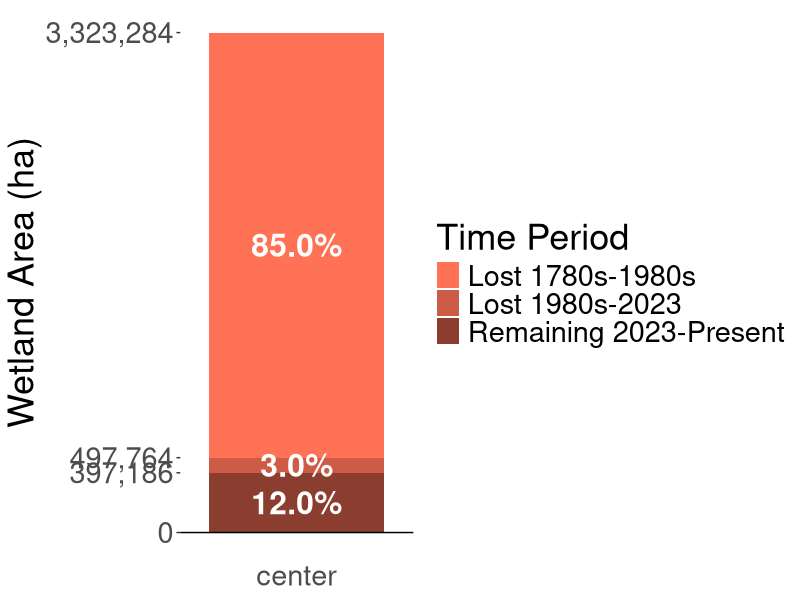
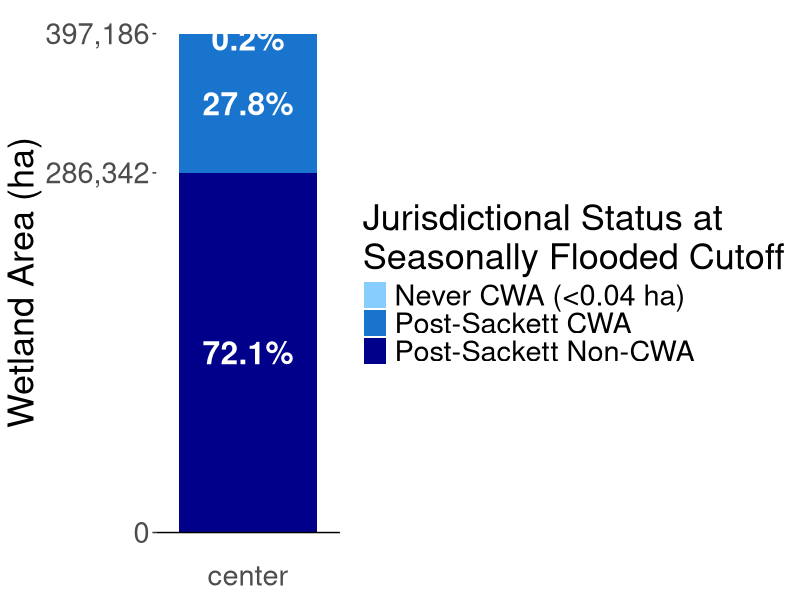
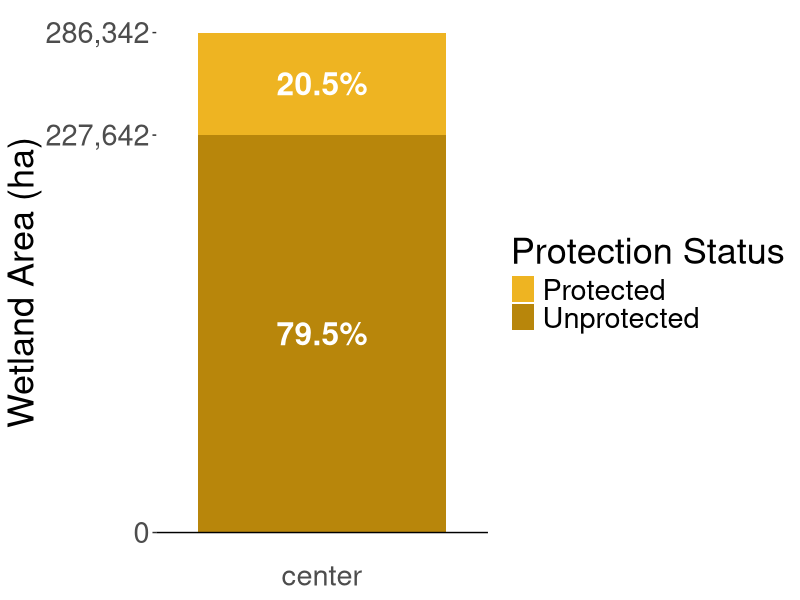
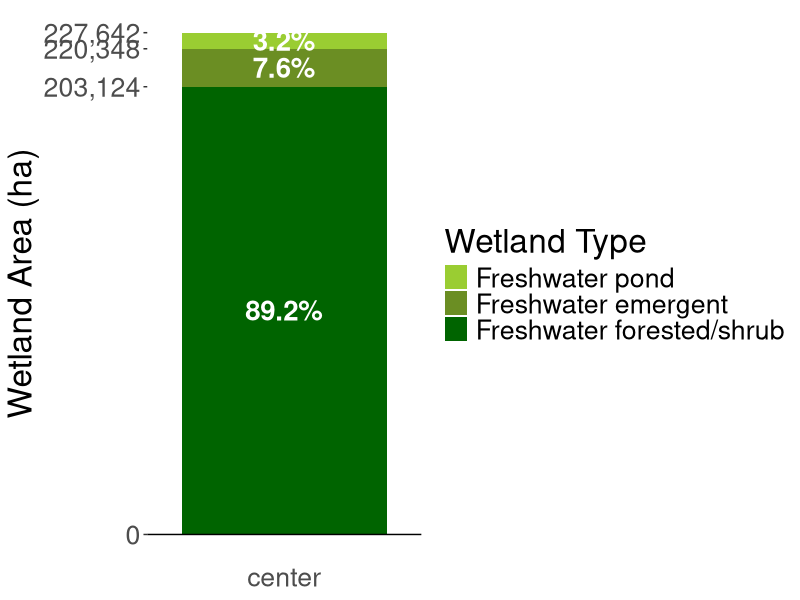
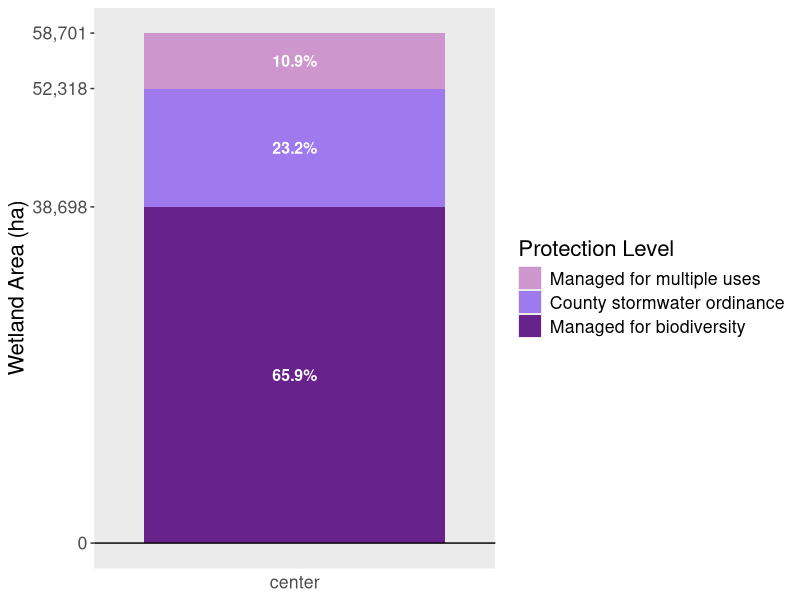

R code for these plots, in order:
setwd("C:/Users/Chels/OneDrive - University of Illinois - Urbana/Illinois Wetlands Risk Assessment/Public-Repo")

library(ggplot2)
library(patchwork)

# read in excel file
sum.area.df = read.csv("Figure8_AreaSummary.csv")

# remove extra rows
sum.area.df = data.frame(sum.area.df[1:3,])
colnames(sum.area.df) = rep(c("label","area"),6)

# make sep dataframes
hist.df = sum.area.df[1:3,3:4]; hist.df$group = "Historical loss"
cwa.df = sum.area.df[1:3,5:6]; cwa.df$group = "CWA coverage"
pro.df = sum.area.df[1:2,7:8]; pro.df$group = "Protection status"
veg.df = sum.area.df[1:3,9:10]; veg.df$group = "Unprotected vegetation types"
type.df = sum.area.df[1:3,11:12]; type.df$group = "Protection level"

# stack dataframe
df.stack = rbind(hist.df, cwa.df, pro.df, veg.df, type.df)

# for each group, calculate the percentage of the total
groups = c("Historical loss","CWA coverage","Protection status",
           "Unprotected vegetation types","Protection level")
n.g = length(groups)
df.stack$percent = rep(0, nrow(df.stack))
df.stack$area.pos = rep(0, nrow(df.stack))
for (i in 1:n.g) {
  grp.ind = which(df.stack$group == groups[i])
  grp.df = df.stack[grp.ind,]
  df.stack[grp.ind,"percent"] = grp.df$area/sum(grp.df$area)*100 
  n.a = nrow(grp.df)
  rev.area = cumsum(rev(grp.df$area))
  df.stack[grp.ind,"area.pos"] = rev(c(0,rev.area[1:(n.a-1)]) + 0.5*(rev.area-c(0,rev.area[1:(n.a-1)])))
}

# format percent
df.stack$percent.format = rep(0, nrow(df.stack))
for (i in 1:nrow(df.stack)) {
  df.stack$percent.format[i] = paste(sprintf("%.1f", df.stack$percent[i]),"%",sep="")
}
df.stack$x = rep("center", nrow(df.stack))

# historical loss
p.hist = ggplot(df.stack[which(df.stack$group == "Historical loss"),],
                 aes(x=x, y=area, fill=label)) +
                 geom_bar(position="stack",stat="identity") +
                 geom_text(aes(x=x, y=area.pos, label=percent.format), 
                           color="white", size=8, fontface="bold") +
                 labs(x="",y="Area ") + 
                 geom_hline(yintercept=0,color="black") +
                 scale_y_continuous(name="Wetland Area (ha)",
                                    labels=scales::comma,
                                    breaks=c(0,397186,497764,3323284),
                                    limits = c(0,3323284)) +
                 guides(fill=guide_legend(title="Time Period")) + 
                 theme(axis.ticks.x=element_blank(),
                       axis.title.x=element_blank(), 
                       text = element_text(size=26),
                       panel.grid = element_blank(),
                       panel.background = element_rect(fill = "white")) +
                 scale_fill_manual(values=c("coral1","coral3","coral4"))
ggsave("SummaryFigures/HistoricalLoss.png", plot = p.hist, 
       width=21.5, height=36, units="cm") 

cwa.labels = df.stack[which(df.stack$group == "CWA coverage"),"label"]
df.cwa = df.stack[which(df.stack$group == "CWA coverage"),]
df.cwa$area.pos[1] = df.cwa$area.pos[1]-3900
p.cwa=ggplot(df.cwa,
        aes(x=x, y=area, 
            fill=factor(label, level=cwa.labels))) +
        geom_bar(position="stack",stat="identity") +
        geom_text(aes(x=x, y=area.pos, label=percent.format), 
                  color="white", size=8, fontface="bold") +
        geom_hline(yintercept=0,color="black") +
        scale_y_continuous(name="Wetland Area (ha)",
                           labels=scales::comma,
                           breaks=c(0,286342,397186),
                           limits = c(0,398000)) +
        guides(fill=guide_legend(title="Jurisdictional Status at\nSeasonally Flooded Cutoff")) + 
        theme(axis.ticks.x=element_blank(),
              axis.title.x=element_blank(), 
              text = element_text(size=26),
              panel.grid = element_blank(),
              panel.background = element_rect(fill = "white")) +
        scale_fill_manual(values=c("skyblue1","dodgerblue3","blue4"))
ggsave("SummaryFigures/CWACoverage.png", plot = p.cwa, 
       width=22.75, height=36, units="cm") 

pro.labels = df.stack[which(df.stack$group == "Protection status"),"label"]
p.pro = ggplot(df.stack[which(df.stack$group == "Protection status"),],
              aes(x=x, y=area, 
                  fill=factor(label, level=pro.labels))) +
              geom_bar(position="stack",stat="identity") +
              geom_text(aes(x=x, y=area.pos, label=percent.format), 
                        color="white", size=8, fontface="bold") +
              geom_hline(yintercept=0,color="black") +
              scale_y_continuous(name="Wetland Area (ha)",
                                 labels=scales::comma,
                                 breaks=c(0,227642,286342),
                                 limits = c(0,286342)) +
              guides(fill=guide_legend(title="Protection Status")) + 
              theme(axis.ticks.x=element_blank(),
                    axis.title.x=element_blank(), 
                    text = element_text(size=26),
                    panel.grid = element_blank(),
                    panel.background = element_rect(fill = "white")) +
              scale_fill_manual(values=c("goldenrod2","darkgoldenrod"))
ggsave("SummaryFigures/ProtectionStatus.png", plot = p.pro, 
       width = 19.25, height = 36, units="cm") 

veg.labels = df.stack[which(df.stack$group == "Unprotected vegetation types"),"label"]
p.veg = ggplot(df.stack[which(df.stack$group == "Unprotected vegetation types"),],
               aes(x=x, y=area, 
                   fill=factor(label, level=veg.labels))) +
                geom_bar(position="stack",stat="identity") +
                geom_text(aes(x=x, y=area.pos, label=percent.format), 
                          color="white", size=7, fontface="bold") +
                geom_hline(yintercept=0,color="black") +
                scale_y_continuous(name="Wetland Area (ha)",
                                   labels=scales::comma,
                                   breaks=c(0,203124,220348,227642),
                                   limits = c(0,227642)) +
                guides(fill=guide_legend(title="Wetland Type")) + 
                theme(axis.ticks.x=element_blank(),
                      axis.title.x=element_blank(), 
                      text = element_text(size=24),
                      panel.grid = element_blank(),
                      panel.background = element_rect(fill = "white")) +
                scale_fill_manual(values=c("olivedrab3","olivedrab","darkgreen"))
ggsave("SummaryFigures/VegetationTypes.png", plot = p.veg, 
       width = 20, height = 30, units="cm")

lev.labels = df.stack[which(df.stack$group == "Protection level"),"label"]
p.lev = ggplot(df.stack[which(df.stack$group == "Protection level"),],
               aes(x=x, y=area, 
                   fill=factor(label, level=lev.labels))) +
                geom_bar(position="stack",stat="identity") +
                geom_text(aes(x=x, y=area.pos, label=percent.format), 
                          color="white", size=4, fontface="bold") +
                geom_hline(yintercept=0,color="black") +
                scale_y_continuous(name="Wetland Area (ha)",
                                   labels=scales::comma,
                                   breaks=c(0,38698,52318,58701),
                                   limits = c(0,58701)) +
                guides(fill=guide_legend(title="Protection Level")) + 
                theme(axis.ticks.x=element_blank(),
                      axis.title.x=element_blank(), 
                      text = element_text(size=16),
                      panel.grid = element_blank(),
                      panel.b.ackground = element_rect(fill = "white")) +
                scale_fill_manual(values=c("plum3","mediumpurple2","darkorchid4"))
ggsave("SummaryFigures/ProtectionLevels.png", plot = p.lev, 
       width = 14, height = 8, units="cm")









